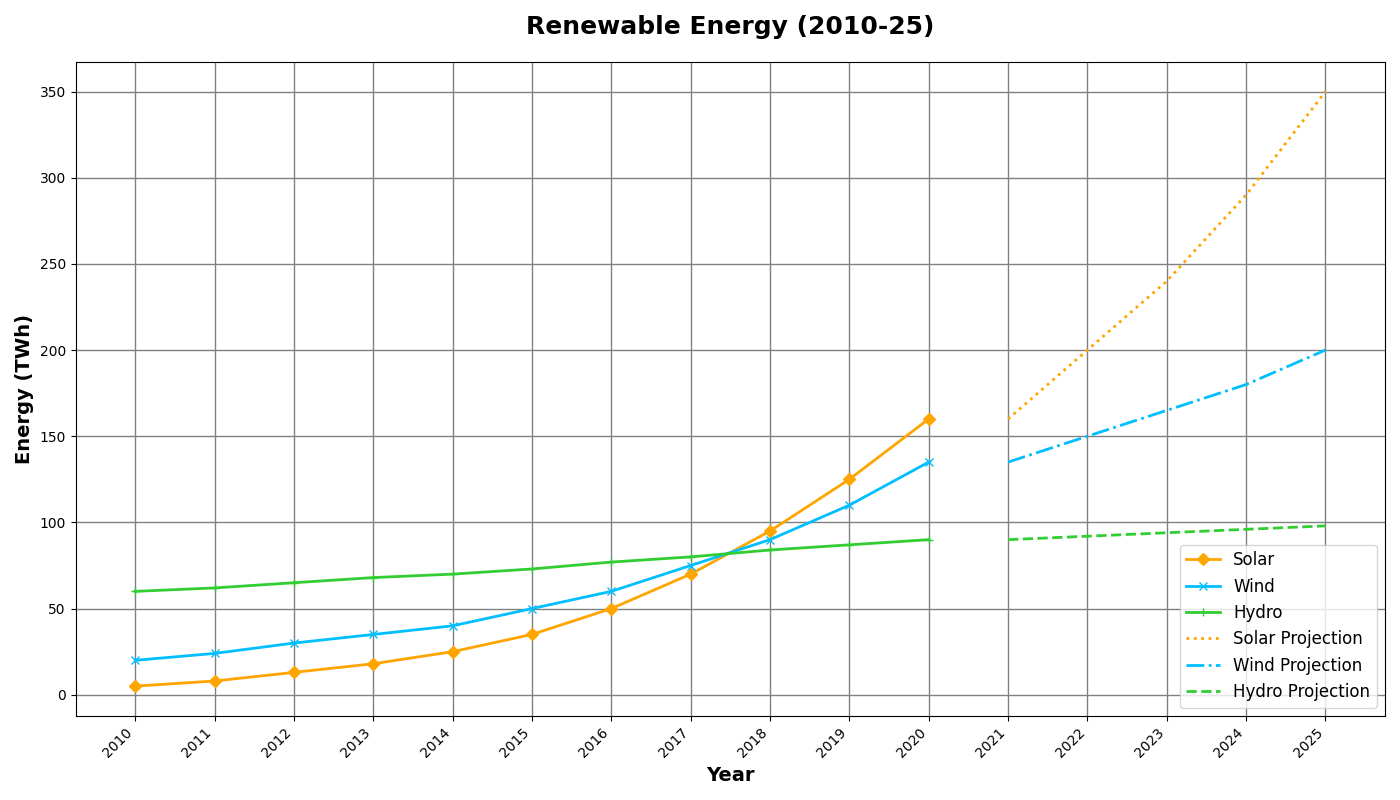

The script that drew this image:
import matplotlib.pyplot as plt
import numpy as np

years = np.arange(2010, 2021)

solar_energy = np.array([5, 8, 13, 18, 25, 35, 50, 70, 95, 125, 160])
wind_energy = np.array([20, 24, 30, 35, 40, 50, 60, 75, 90, 110, 135])
hydro_energy = np.array([60, 62, 65, 68, 70, 73, 77, 80, 84, 87, 90])

solar_projection = np.array([160, 200, 240, 290, 350])
wind_projection = np.array([135, 150, 165, 180, 200])
hydro_projection = np.array([90, 92, 94, 96, 98])
projection_years = np.arange(2021, 2026)

fig, ax = plt.subplots(figsize=(14, 8))

ax.plot(years, solar_energy, label='Solar', color='orange', linewidth=2, marker='D')
ax.plot(years, wind_energy, label='Wind', color='deepskyblue', linewidth=2, marker='x')
ax.plot(years, hydro_energy, label='Hydro', color='limegreen', linewidth=2, marker='+')

ax.plot(projection_years, solar_projection, label='Solar Projection', color='orange', linestyle=':', linewidth=2)
ax.plot(projection_years, wind_projection, label='Wind Projection', color='deepskyblue', linestyle='-.', linewidth=2)
ax.plot(projection_years, hydro_projection, label='Hydro Projection', color='limegreen', linestyle='--', linewidth=2)

ax.set_title('Renewable Energy (2010-25)', fontsize=18, fontweight='bold', pad=20)
ax.set_xlabel('Year', fontsize=14, fontweight='bold')
ax.set_ylabel('Energy (TWh)', fontsize=14, fontweight='bold')

ax.grid(True, linewidth=1, color='gray', linestyle='-')

ax.legend(loc='lower right', fontsize=12)

ax.set_xticks(np.concatenate((years, projection_years)))
ax.set_xticklabels([str(year) for year in np.concatenate((years, projection_years))], rotation=45, ha='right')

plt.tight_layout()
plt.show()
